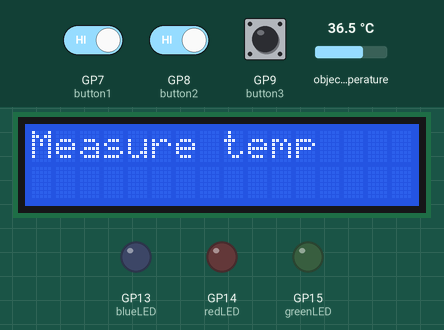
This program was run on a simulated Raspberry Pi Pico running MicroPython. On the bench: 16×2 character LCD, output pins drawn as LEDs (lit = HIGH). The inputs (shaded band) are chosen by the test bench; at power-on: GP7 (button1) HIGH, GP8 (button2) HIGH, object temperature 36.5 °C, GP9 (button3) HIGH. A reset restarts the program; library files of the repository ran but are not shown: pico_i2c_lcd.py.

Above: at 5.0 s.
5.1 s: GP7 (button1) driven LOW and GP8 (button2) driven LOW
10.8 s: GP7 (button1) driven HIGH
At 12.0 s:
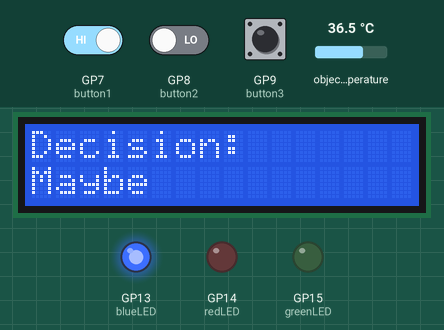
16.5 s: object temperature set to 20 °C
At 22.1 s:
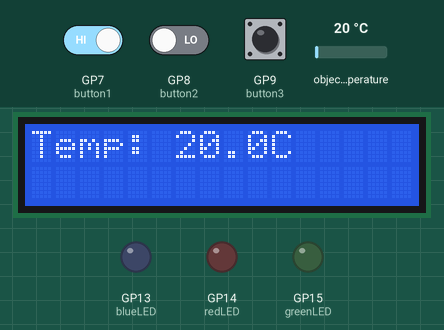
22.2 s: GP7 (button1) driven LOW and GP8 (button2) driven HIGH
27.9 s: GP7 (button1) driven HIGH
At 29.1 s:
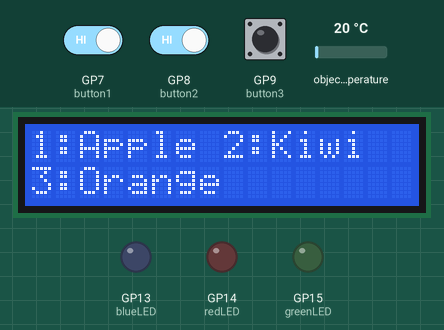
29.4 s: GP7 (button1) driven LOW
At 29.7 s:
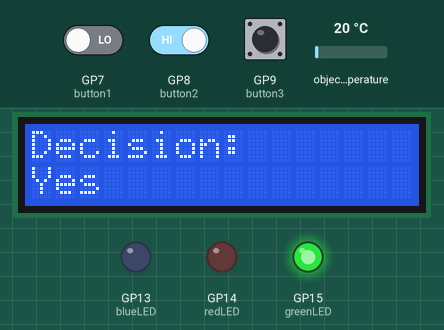
Timing chart, 0 to 36.0 s (numbered marks = the images above; inputs shaded):
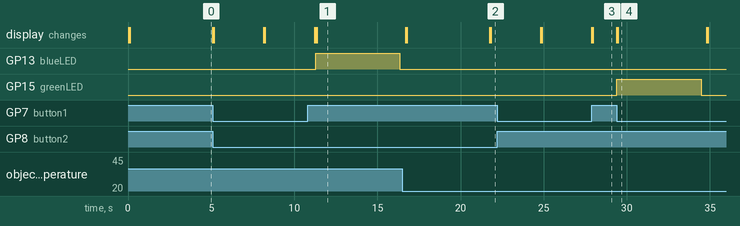

The program:

main-2.py
```python
import time
import machine
import random
from pico_i2c_lcd import I2cLcd
from mlx90614 import MLX90614

# --- Hardware Setup ---
# LCD (I2C0)
i2c_lcd = machine.I2C(0, sda=machine.Pin(0), scl=machine.Pin(1), freq=400000)
# Temp Sensor (I2C1)
i2c_sensor = machine.I2C(1, sda=machine.Pin(10), scl=machine.Pin(11), freq=100000)

# Buttons
button1 = machine.Pin(7, machine.Pin.IN, machine.Pin.PULL_UP)
button2 = machine.Pin(8, machine.Pin.IN, machine.Pin.PULL_UP)
button3 = machine.Pin(9, machine.Pin.IN, machine.Pin.PULL_UP)

# MOSFET Control (NEW)
greenLED = machine.Pin(15, machine.Pin.OUT)
redLED = machine.Pin(14, machine.Pin.OUT)
blueLED = machine.Pin(13, machine.Pin.OUT)

#start with all LED Off
greenLED.off()  # Start with MOSFET OFF
redLED.off()
blueLED.off()

# Initialize LCD
lcd_devices = i2c_lcd.scan()
if not lcd_devices:
    print("No LCD found!")
    while True: pass
lcd = I2cLcd(i2c_lcd, lcd_devices[0], 2, 16)

# Initialize MLX90614
sensor = MLX90614(i2c_sensor)

# --- Functions ---
def clear_screen():
    lcd.clear()
    lcd.move_to(0, 0)
    time.sleep(0.05)

def wait_for_button():
    while True:
        if not button1.value(): return 1
        if not button2.value(): return 2
        if not button3.value(): return 3
        time.sleep(0.05)

def show_options():
    clear_screen()
    lcd.putstr("1:Apple 2:Kiwi")
    lcd.move_to(1, 0)
    lcd.putstr("3:Orange")

def decide(temp, choice):
    """Decision logic with MOSFET control"""
    decision = "Maybe"  # Default

    if temp < 22.0:
        decision = "Yes" if choice == 1 else "Maybe" if choice == 2 else "No"
    elif 22.0 <= temp <= 26.0:
        decision = "Maybe" if choice == 1 else "Yes" if choice == 2 else "Maybe"
    else:
        decision = "No" if choice == 1 else "Maybe" if choice == 2 else "Yes"

    # Control MOSFET based on decision (NEW)
    greenLED.value(1 if decision == "Yes" else 0)
    redLED.value(1 if decision == "No" else 0)
    blueLED.value(1 if decision == "Maybe" else 0)
    return decision

def restart_program():
    """Reset after showing results"""
    time.sleep(5)  # Show decision for 5 seconds
    greenLED.off()  # Turn off MOSFET
    blueLED.off()
    redLED.off()
    machine.reset()  # Soft reboot

# --- Main Program ---
def main():
    # Measure temperature
    clear_screen()
    lcd.putstr("Measure temp")
    time.sleep(5)

    temps = [sensor.object_temp for _ in range(3)]
    user_temp = sum(temps) / len(temps)

    clear_screen()
    lcd.putstr(f"Temp: {user_temp:.1f}C")
    time.sleep(3)

    # Show options
    clear_screen()
    lcd.putstr("Pick what you")
    lcd.move_to(1, 0)
    lcd.putstr("resonate with")
    time.sleep(3)

    show_options()
    fruit_choice = wait_for_button()

    # Make decision
    decision = decide(user_temp, fruit_choice)

    # Show result
    clear_screen()
    lcd.putstr("Decision:")
    lcd.move_to(1, 0)
    lcd.putstr(decision)

    # Auto-restart (NEW)
    restart_program()

if __name__ == "__main__":
    main()
```

mlx90614.py
```python
"""
MicroPython MLX90614 IR temperature sensor driver
https://github.com/mcauser/micropython-mlx90614

MIT License
Copyright (c) 2016 Mike Causer

Permission is hereby granted, free of charge, to any person obtaining a copy
of this software and associated documentation files (the "Software"), to deal
in the Software without restriction, including without limitation the rights
to use, copy, modify, merge, publish, distribute, sublicense, and/or sell
copies of the Software, and to permit persons to whom the Software is
furnished to do so, subject to the following conditions:

The above copyright notice and this permission notice shall be included in all
copies or substantial portions of the Software.

THE SOFTWARE IS PROVIDED "AS IS", WITHOUT WARRANTY OF ANY KIND, EXPRESS OR
IMPLIED, INCLUDING BUT NOT LIMITED TO THE WARRANTIES OF MERCHANTABILITY,
FITNESS FOR A PARTICULAR PURPOSE AND NONINFRINGEMENT. IN NO EVENT SHALL THE
AUTHORS OR COPYRIGHT HOLDERS BE LIABLE FOR ANY CLAIM, DAMAGES OR OTHER
LIABILITY, WHETHER IN AN ACTION OF CONTRACT, TORT OR OTHERWISE, ARISING FROM,
OUT OF OR IN CONNECTION WITH THE SOFTWARE OR THE USE OR OTHER DEALINGS IN THE
SOFTWARE.
"""

import ustruct


class SensorBase:
    def read16(self, register):
        data = self.i2c.readfrom_mem(self.address, register, 2)
        return ustruct.unpack('<H', data)[0]

    def read_temp(self, register):
        temp = self.read16(register)
        # apply measurement resolution (0.02 degrees per LSB)
        temp *= 0.02
        # Kelvin to Celsius
        temp -= 273.15
        return temp

    def read_ambient_temp(self):
        return self.read_temp(self._REGISTER_TA)

    def read_object_temp(self):
        return self.read_temp(self._REGISTER_TOBJ1)

    def read_object2_temp(self):
        if self.dual_zone:
            return self.read_temp(self._REGISTER_TOBJ2)
        else:
            raise RuntimeError("Device only has one thermopile")

    @property
    def ambient_temp(self):
        return self.read_ambient_temp()

    @property
    def object_temp(self):
        return self.read_object_temp()

    @property
    def object2_temp(self):
        return self.read_object2_temp()


class MLX90614(SensorBase):
    _REGISTER_TA = 0x06
    _REGISTER_TOBJ1 = 0x07
    _REGISTER_TOBJ2 = 0x08

    def __init__(self, i2c, address=0x5a):
        self.i2c = i2c
        self.address = address
        _config1 = i2c.readfrom_mem(address, 0x25, 2)
        _dz = ustruct.unpack('<H', _config1)[0] & (1 << 6)
        self.dual_zone = True if _dz else False


class MLX90615(SensorBase):
    _REGISTER_TA = 0x26
    _REGISTER_TOBJ1 = 0x27

    def __init__(self, i2c, address=0x5b):
        self.i2c = i2c
        self.address = address
        self.dual_zone = False
```

Measured:
- after the input at 10.8 s, GP13 (blueLED): LOW → HIGH after 0.50 s, → LOW 5.1 s later; GP14 (redLED): stays LOW (without the input it goes to HIGH after 0.50 s); the display: first differs from a run without the input after 0.56 s (image 1)
- after the input at 27.9 s, GP15 (greenLED): stays LOW (without the input it goes to HIGH after 0.05 s); the display: changes after 0.05 s (image 3)
- after the input at 29.4 s, GP15 (greenLED): LOW → HIGH at once, → LOW 5.1 s later; the display: first changes at once (image 4 shows a later state)
- what the display in image 0 shows lasts 5.0 s, from 0.1 s to 5.1 s
